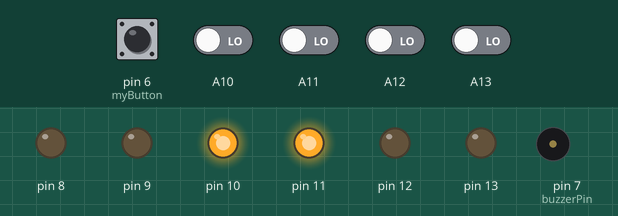
Simulated run of this sketch. Board: Arduino Mega 2560, built with avr-gcc and run on an emulated ATmega2560. On the bench: output pins drawn as LEDs (lit = HIGH), buzzer (waves = sounding). The test bench sets the inputs (shaded band); at power-on: A10–13, pin 6 (myButton) LOW.

Above: at 1.2 s.
1.3 s: pin 6 (myButton) pulled HIGH for 0.15 s
At 5.2 s:
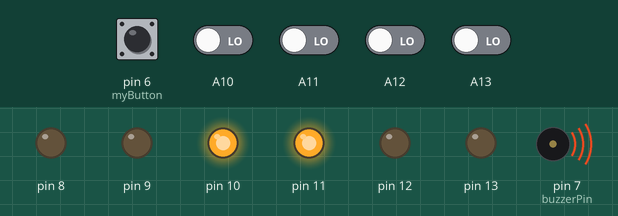
Timing chart, 0 to 10.4 s (numbered marks = the images above; inputs shaded):
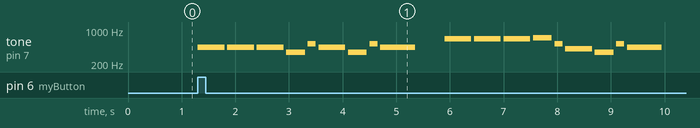

The sketch:

lineFollower.ino
```cpp
#include "LineFollower.h"
#include "StarWars.h"


//pins order inside the class parameter:
//enable1, enable2, leftMotor1, leftMotor2, rightMotor1, rightMotor2, S1, S2, S3, S4, S5
StarWars starWars;
LineFollower lineFollower(10, 11, 8, 9, 12, 13, A10, A11, A12, A13, A14);


// SENSOR variables to store Sensors' readings ordered from left to right
int sensor1 , sensor2 , sensor3 , sensor4, sensor5  ;


int turnCondition = 0;


void updateSensors() {
  sensor1 = digitalRead(A10);
  sensor2 = digitalRead(A11);
  sensor3 = digitalRead(A12);
  sensor4 = digitalRead(A13);
  sensor5 = digitalRead(A13);

}


void setup() {


}


void loop() {

  buttonState = digitalRead(myButton);

  if (buttonState == HIGH) {
    updateSensors();

    // Move forward in case the middle sensor only reads black.
    if (sensor1 == whiteValue && sensor2 == whiteValue && sensor3 == blackValue && sensor4 == whiteValue && sensor5 == whiteValue ) {
      turnCondition = 0;
      lineFollower.goForward(200, 200);
    }
    // Turn Right
    else if ( ( sensor1 == whiteValue || sensor2 == whiteValue) && sensor3 == whiteValue
              && ( sensor4 == blackValue || sensor5 == blackValue) ) {
      turnCondition = 1;
      lineFollower.turnCar(200, 0);

    }

    // Turn Left
    else if ( ( sensor1 == blackValue || sensor2 == blackValue) && sensor3 == whiteValue
              && ( sensor4 == whiteValue || sensor5 == whiteValue) ) {
      turnCondition = 2;
      lineFollower.turnCar(0, 200);

    }

    /////////////////////////////////////////////
    // Stop car if all sensors read white or black
    else if ( (sensor1 == whiteValue && sensor2 == whiteValue && sensor3 == whiteValue && sensor4 == whiteValue && sensor5 == whiteValue ) ||
              (sensor1 == blackValue && sensor2 == blackValue && sensor3 == blackValue && sensor4 == blackValue && sensor5 == blackValue )   ) {


      for (int i = 0; i < 350; i++) {
        delay(1);
        updateSensors();
        if ( (sensor1 == blackValue  || sensor2 == blackValue  || sensor3 == blackValue  || sensor4 == blackValue || sensor5 == blackValue  ) ) {
          break;
        }
      }


      if ( (sensor1 == whiteValue && sensor2 == whiteValue && sensor3 == whiteValue && sensor4 == whiteValue && sensor5 == whiteValue ) ||
           (sensor1 == blackValue && sensor2 == blackValue && sensor3 == blackValue && sensor4 == blackValue && sensor5 == blackValue )   ) {
        if (turnCondition == 0) {
          lineFollower.stopCar();
          starWars.StarWarsTheme();
        }
        else {
          while (sensor3 == whiteValue) {
            updateSensors();
            delay(1);
            if (turnCondition == 1) {
              lineFollower.turnCar(200, 0);
            }
            else {
              lineFollower.turnCar(0, 200);
            }
          }
        }
      }


    }
    /////////////////////////////////////////////////////////////////

  }
  // else If button is not pressed, Everything is off
  else {
    lineFollower.stopCar();
  }


}
```

LineFollower.cpp
```cpp
#include "LineFollower.h"
#include "Arduino.h"

// constructor....
LineFollower::LineFollower(int _enable1, int _enable2, int _leftMotor1, int _leftMotor2, int _rightMotor1, int _rightMotor2,
                           int _sensor1, int _sensor2, int _sensor3, int _sensor4, int _sensor5)
{
  // store the motor pins arguments inside the variables
  rightMotor1 = _rightMotor1;
  rightMotor2 = _rightMotor2;
  leftMotor1 = _leftMotor1;
  leftMotor2 = _leftMotor2;

  // store the motor pins arguments inside the variables
  s1Pin=_sensor1;
  s2Pin=_sensor2;
  s3Pin=_sensor3;
  s4Pin=_sensor4;
  s5Pin=_sensor5;

  // set/initialise Motor pins as OUTPUT
  pinMode(rightMotor1, OUTPUT);
  pinMode(rightMotor2, OUTPUT);
  pinMode(leftMotor1, OUTPUT);
  pinMode(leftMotor2, OUTPUT);

  // set/initialise Sensor pins as INPUT
  pinMode(_sensor1, INPUT);
  pinMode(_sensor2, INPUT);
  pinMode(_sensor3, INPUT);
  pinMode(_sensor4, INPUT);
  pinMode(_sensor5, INPUT);

  //Enable Motor driver channels
  enable1 = _enable1; // store the enable pins arguments inside the variables
  enable2 = _enable2; // store the enable pins arguments inside the variables
  pinMode(enable1, OUTPUT);
  pinMode(enable2, OUTPUT);
  digitalWrite(enable1, HIGH);
  digitalWrite(enable2, HIGH);

}


void LineFollower::goForward(int leftMotorSpeed , int rightMotorSpeed) {

  analogWrite(leftMotor1 , leftMotorSpeed); // run the Left motor in forward direction
  digitalWrite(leftMotor2 , LOW);
  analogWrite(rightMotor1 , rightMotorSpeed); // run the right motor in forward direction
  digitalWrite(rightMotor2 , LOW);
}


void LineFollower::stopCar() {

  digitalWrite(leftMotor1 , LOW);
  digitalWrite(leftMotor2 , LOW);
  digitalWrite(rightMotor1 , LOW);
  digitalWrite(rightMotor2 , LOW);
}


void LineFollower::turnCar(int leftMotorSpeed, int rightMotorSpeed) {

  analogWrite(leftMotor1 , leftMotorSpeed); // run the Left motor in forward direction
  digitalWrite(leftMotor2 , LOW);
  analogWrite(rightMotor1 , rightMotorSpeed); // run the right motor in forward direction
  digitalWrite(rightMotor2 , LOW);

}
```

LineFollower.h
```cpp
#ifndef LINEFOLLOWER_H
#define LINEFOLLOWER_H

#include "Arduino.h"

const int blackValue = 0; //Specific analog or digital value of the sensor at which the sensor reads black.
const int whiteValue = 1;


class LineFollower
{
  private:
    //MOTOR variables' pins
    int rightMotor1 , rightMotor2; // Right Motor pins
    int leftMotor1 , leftMotor2; // Left Motor pins

    //variable to store sensors' pins numbers
    int s1Pin,s2Pin,s3Pin,s4Pin,s5Pin;

    //MOTOR DRIVER enable pins
    int enable1, enable2;


  public:
    LineFollower(int , int , int , int , int , int ,
                 int , int , int , int , int );

    void goForward( int , int);
    void stopCar();
    void turnCar(int , int); // 1.speed of left motor, 2.speed of right motor


};

#endif // LINEFOLLOWER_H
```

StarWars.h
```cpp
#ifndef STARWARS_H
#define STARWARS_H


const int c = 261;
const int d = 294;
const int e = 329;
const int f = 349;
const int g = 391;
const int gS = 415;
const int a = 440;
const int aS = 455;
const int b = 466;
const int cH = 523;
const int cSH = 554;
const int dH = 587;
const int dSH = 622;
const int eH = 659;
const int fH = 698;
const int fSH = 740;
const int gH = 784;
const int gSH = 830;
const int aH = 880;

const int buzzerPin = 7;

int counter = 0;

int myButton = 6;
int buttonState;


class StarWars
{
  private:
    //


  public:
    StarWars() {
      pinMode(buzzerPin, OUTPUT);
    }


    void StarWarsTheme() {


        //Play first section
        firstSection();

        //Play second section
        secondSection();

        //Variant 1
        beep(f, 250);
        beep(gS, 500);
        beep(f, 350);
        beep(a, 125);
        beep(cH, 500);
        beep(a, 375);
        beep(cH, 125);
        beep(eH, 650);

        delay(500);

        //Repeat second section
        secondSection();

        //Variant 2
        beep(f, 250);
        beep(gS, 500);
        beep(f, 375);
        beep(cH, 125);
        beep(a, 500);
        beep(f, 375);
        beep(cH, 125);
        beep(a, 650);

        delay(650);
      }


    void beep(int note, int duration)
    {
      //Play tone on buzzerPin
      tone(buzzerPin, note, duration);

      //Play different LED depending on value of 'counter'
      if (counter % 2 == 0)
      {

        delay(duration);

      } else
      {
        delay(duration);
      }

      //Stop tone on buzzerPin
      noTone(buzzerPin);

      delay(50);

      //Increment counter
      counter++;
    }

    void firstSection()
    {
      beep(a, 500);
      beep(a, 500);
      beep(a, 500);
      beep(f, 350);
      beep(cH, 150);
      beep(a, 500);
      beep(f, 350);
      beep(cH, 150);
      beep(a, 650);

      delay(500);

      beep(eH, 500);
      beep(eH, 500);
      beep(eH, 500);
      beep(fH, 350);
      beep(cH, 150);
      beep(gS, 500);
      beep(f, 350);
      beep(cH, 150);
      beep(a, 650);

      delay(500);
    }

    void secondSection()
    {
      beep(aH, 500);
      beep(a, 300);
      beep(a, 150);
      beep(aH, 500);
      beep(gSH, 325);
      beep(gH, 175);
      beep(fSH, 125);
      beep(fH, 125);
      beep(fSH, 250);

      delay(325);

      beep(aS, 250);
      beep(dSH, 500);
      beep(dH, 325);
      beep(cSH, 175);
      beep(cH, 125);
      beep(b, 125);
      beep(cH, 250);

      delay(350);
    }


};

#endif // STARWARS_H
```

Measured:
- after the input at 1.3 s, tone on pin 7 (buzzerPin): plays 440 Hz for 0.50 s, 440 Hz for 0.50 s, 440 Hz for 0.50 s, 349 Hz for 0.35 s, 523 Hz for 0.15 s, 440 Hz for 0.50 s … (18 notes in this stretch), starting at once
